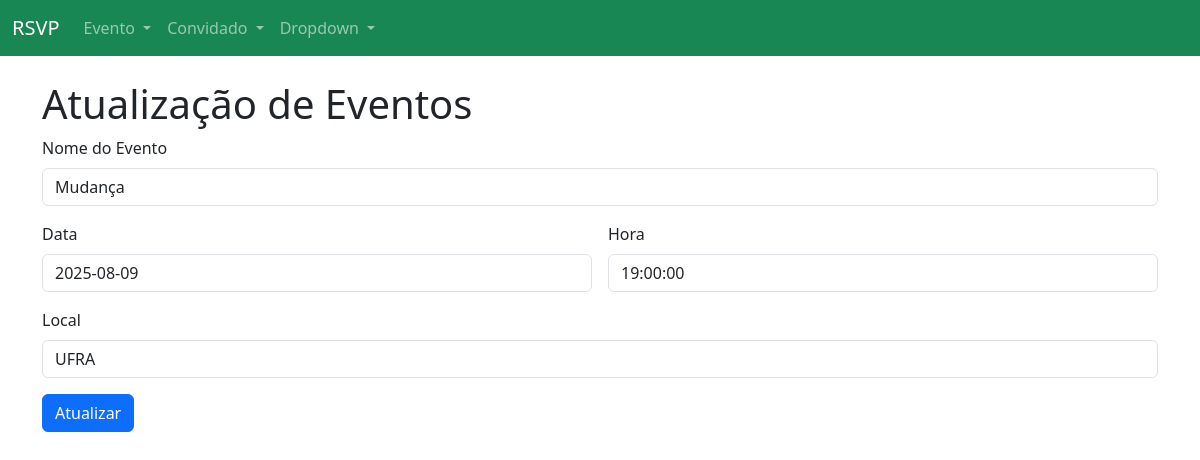
/eventoeditar/5/, run on the app's committed database.
### convidados/models.py (models this page shows, shortened)
class Eventos(models.Model):
    nome = models.CharField(max_length=100)
    data = models.DateField()
    hora = models.TimeField()
    local = models.CharField(max_length=100)

### convidados/views.py (the view)
# urls.py: path('eventoeditar/<int:id>/', eventoeditar, name='eventoeditar'),
def eventoeditar(request, id):
    evento = None
    if id:
        evento = get_object_or_404(Eventos, pk=id)
    if request.method == 'POST':
        form = EventosForm(request.POST, request.FILES, instance=evento)
        if form.is_valid():
            form.save()
            return redirect('convidados:eventolistar')
    else:
        form = EventosForm(instance=evento)
    return render(request, 'convidados/eventoCadastrar.html', {'form':form})

### convidados/forms.py
class EventosForm(forms.ModelForm):
    class Meta:
        model = Eventos
        fields = '__all__'
        widgets = {
            'nome': forms.TextInput(attrs={'class': 'form-control', 'placeholder': 'Nome do Evento'}),
            'data': forms.DateInput(attrs={'class': 'form-control', 'placeholder': 'Data do Evento'}),
            'hora': forms.TimeInput(attrs={'class': 'form-control', 'placeholder': 'Hora do Evento'}),
            'local': forms.TextInput(attrs={'class': 'form-control', 'placeholder': 'Local do Evento'}),
        }

### templates/convidados/eventoCadastrar.html (shortened to what this page needs)
{% extends 'convidados/menu.html' %}
{% load static %}
{% block body %}
<br>
<div class="container">
    <h1>{% if form.instance.id %}
        Atualização de Eventos
        {% else %}
        Cadastro de Eventos
        {% endif %}</h1>
    <form class="row g-3" method="POST" enctype="multipart/form-data">
        <div class="col-12">
            <label class="form-label">Nome do Evento</label>
            {{form.nome}}
        </div>
        <div class="col-md-6">
            <label class="form-label">Data</label>
            {{form.data}}
        </div>
        <div class="col-md-6">
            <label class="form-label">Hora</label>
            {{form.hora}}
        </div>
        <div class="col-12">
            <label class="form-label">Local</label>
            {{form.local}}
        </div>
        <div class="col-12">
            <button type="submit" class="btn btn-primary">{% if form.instance.id %}
                Atualizar
                {% else %}
                Cadastrar
                {% endif %}</button>
        </div>
    </form>
</div>
{% endblock %}

### data on the page
Eventos: nome "Mudança", data "2025-08-09", hora "19:00:00", local "UFRA"
